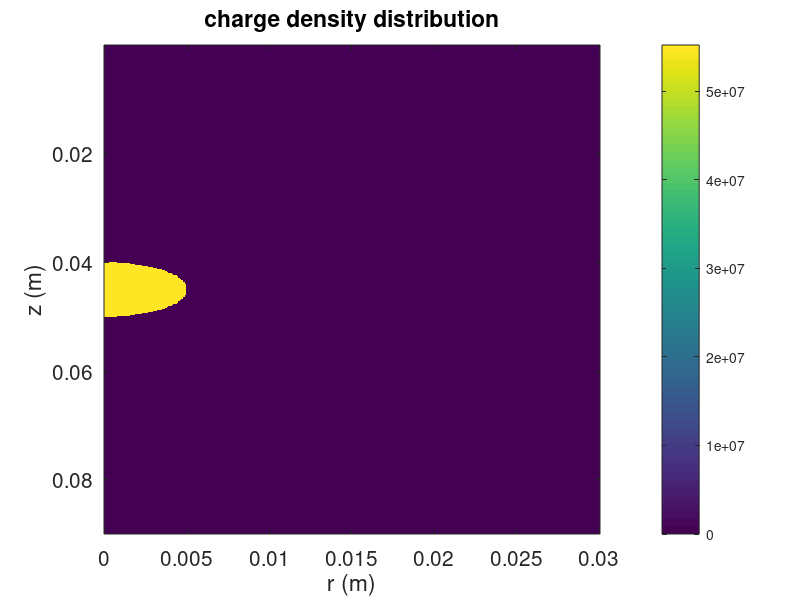

Reproduce this figure in MATLAB.
%% 2d donor cell algorighm for the transport equation

close all; clear; clc;


% define parameters

eps0 = 8.85e-12; % vacuum permittivity
q = 1.602e-19;   % [C] elementary charge

Lz = 9e-2; % Lx = 3cm
Lr = 3e-2; % Ly = 3cm

z0 = Lz/2;  % z coordinate of the center of the source sphere
r0 = Lr/6;  % radius of the source sphere

rou0 = 8.85e-12;  % [C/m^3]  charge density in the sphere

nr = 301;  % number of points 
% nz = nr;


% discretization domain

dr = Lr/(nr-1);
dz = dr;

% z = 0:dz:Lz;
% r = 0:dr:Lr;

z = dz/2:dz:Lz; % z1, z2, z3...
r = 0:dr:Lr;    % r1, r2, r3...


[R, Z] = meshgrid(r,z);




%% numerical solution


% define the source sphere  (it's good to test the cylinder first)------------------------
S = rou0 * ones(size(Z,1),size(Z,2));  %  [C/m^3]

sourceRegion = (Z-z0).^2 + R.^2 - r0^2; 

[idxX, idxY] = find(sourceRegion > 0);

for i = 1:length(idxX)
    S(idxX(i),idxY(i)) = 0;
end

N = S/q;   % [m^-3] density distribution of positive charges


% plot the source region
figure(1)
clf
imagesc(r,z,N)
colorbar
xlabel('r (m)')
ylabel('z (m)')
title('charge density distribution')
set(gca, 'Fontsize', 15)



%% the main algorithm

% define parameters --------------------------------------------------

CFLz = 0.9;
%CFLz = 0;
CFLr = 0.5;
%CFLr = 0;

dt = 0.05; % [s]

% vz = CFLz*dz/dt;  % [m/s]
% vr = CFLr*dr/dt; 


t = 0; % current time [s]
T = 15; % maximum time [s]



% transport the pulse

ntimestep = T/dt;


z = dz/2:dz:Lz; % z1, z2, z3...
r = 0:dr:Lr;    % r1, r2, r3...

V  = zeros(size(N,1),size(N,2));                        % initialize V_ij
V(:,1) = pi * ((r(1)+r(2))/2)^2 * dz;                   % V_i1
for j = 2:size(V,2)
    V(:,j) = pi * ((r(j)+dr/2)^2-(r(j)-dr/2)^2) * dz;   % V_ij
end

% figure
% plot(V(1,:))




% assume constant velocity in both directions

vr = CFLr*dr/dt * ones(size(N,1),size(N,2)); 
vz = CFLz*dz/dt * ones(size(N,1),size(N,2)); 
return
Fz = zeros(size(N,1),size(N,2));
Fr = zeros(size(N,1),size(N,2));


% Nnew = zeros(size(N,1),size(N,2));  % initialize Nnew matrix
Nnew = N;  % initialize Nnew matrix


for n = 1:ntimestep
    
    % calculate Fz ---------------------------------------------------------------------
    
    for i = 1:size(N,1)-1
        if vz(i,1)+vz(i+1,1)>0 || vz(i,1)+vz(i+1,1)==0       
            Fz(i,1) = N(i,1) * ( vz(i,1)+vz(i+1,1) )/2 * pi * ((r(1)+r(2))/2)^2;
        else
            Fz(i,1) = N(i+1,1) * ( vz(i,1)+vz(i+1,1) )/2 * pi * ((r(1)+r(2))/2)^2;
        end
    end
    
    for i = 1:size(N,1)-1
        for j = 2:size(N,2)
            if vz(i,j)+vz(i+1,j)>0 || vz(i,j)+vz(i+1,j)==0     
                Fz(i,j) =  N(i,j) * ( vz(i,j)+vz(i+1,j) )/2 * pi * ( (r(j)+dr/2)^2-(r(j)-dr/2)^2 );
            else
                Fz(i,j) =  N(i+1,j) * ( vz(i,j)+vz(i+1,j) )/2 * pi * ( (r(j)+dr/2)^2-(r(j)-dr/2)^2 );
            end
        end
    end
    
    % calculate Fr ---------------------------------------------------------------------
    for i = 1:size(N,1)-1
        if vr(i,1)+vr(i,2)>0 || vr(i,1)+vr(i,2)==0
            Fr(i,1) = N(i,1) * ( vr(i,1)+vr(i,2) ) * pi * dz * (r(1)+r(2))/2;
        else
            Fr(i,1) = N(i,2) * ( vr(i,1)+vr(i,2) ) * pi * dz * (r(1)+r(2))/2;
        end
            
    end
    
    for i = 1:size(N,1)-1
        for j = 2:size(N,2)-1
            if vr(i,j)+vr(i,j+1)>0 || vr(i,j)+vr(i,j+1)==0
                Fr(i,j) = N(i,j) * ( vr(i,j)+vr(i,j+1) ) * pi * dz * (r(j)+r(j+1))/2;
            else
                Fr(i,j) = N(i,j+1) * ( vr(i,j)+vr(i,j+1) ) * pi * dz * (r(j)+r(j+1))/2;
            end 
        end
    end
    
    % calculate Nnew -------------------------------------------------------------------
    
    % j=1
    for i = 2:size(N,1)
        Nnew(i,1) = N(i,1) - dt/V(i,1) * ( Fz(i,1) - Fz(i-1,1) + Fr(i,1) );
    end
    
    % j~=1  
    for i = 2:size(N,1)
        for j = 2:size(N,2)
            Nnew(i,j) =  N(i,j) - dt/V(i,j) * ( Fz(i,j) - Fz(i-1,j) + Fr(i,j) - Fr(i,j-1) );
        end
    end
    
    

    
    
    N = Nnew;  % update N
    t = t+dt;  % update t
    
    figure(2)
    imagesc(r,z,N)
    colorbar
    caxis([-8 8]*1e7)
    xlabel('r (m)')
    ylabel('z (m)')
    title(sprintf('charge density distribution at t = %.2f s',t));
    set(gca, 'Fontsize', 15)
    %pause
    
    F(n) = getframe(gcf) ;
    drawnow
    
    
    
end




% make movie ----------------------------------------------------------------

% create the video writer with 1 fps
writerObj = VideoWriter('myVideo.avi');
writerObj.FrameRate = 10;
  % set the seconds per image
% open the video writer
open(writerObj);
% write the frames to the video
for i=1:length(F)
    % convert the image to a frame
    frame = F(i) ;    
    writeVideo(writerObj, frame);
end
% close the writer object
close(writerObj);






return

%% not used













Sz = zeros(1, size(ne,2)); 
Sr = zeros(1, size(ne,2)); 
for j = 2:size(ne,2)
    Sz(j) = pi*((r(j)+dr/2)^2-(r(j)-dr/2)^2);  % Sz2.5, Sz3.5...
    Sr(j) = 2*pi*(r(j)+dr/2)*dz;               % Sr2.5, Sr3.5...
end
Sz(1) = pi*(dr/2)^2;       % Sz1.5
Sr(1) = 2*pi*(dr/2)*dz;  % Sr1.5

Sz = repmat(Sz,size(ne,1),1);
Sr = repmat(Sr,size(ne,1),1);
V = Sz*dz;



% loop through time index
neNew = zeros(size(ne,1), size(ne,2));  % initialize it for every time step
for n = 1:ntimestep 

   
    % numerical solution


    for i = 1:size(ne,1)
       
        neNew(i,1) = ne(i,1) - dt/V(i,1)*( ne(i,1)*vr*Sr(i,1) );
        
%         uinp1 = u(i) - v*dt/dx * (u(i) - u(i-1));
%         uinp1Vec(i) = uinp1;

    end
    
    for i = 1:size(ne,1)
        for j = 2:size(ne,2)
            neNew(i,j) = ne(i,j) - dt/V(i,j)*(ne(i,j)*vr*Sr(i,j)- ne(i,j-1)*vr*Sr(i,j-1));
        
%         uinp1 = u(i) - v*dt/dx * (u(i) - u(i-1));
%         uinp1Vec(i) = uinp1;

        end
    end
    


    
    ne = neNew;   % update the numerical solution in each loop 
    t = t+dt;     % update the current time index
    
    figure(2)

    imagesc(r,z,ne)
    colorbar
    xlabel('r')
    ylabel('z')
    title('electron density distribution')
    set(gca, 'Fontsize', 15)
    %pause(0.1)
    

%     
end





    
    
  

   


